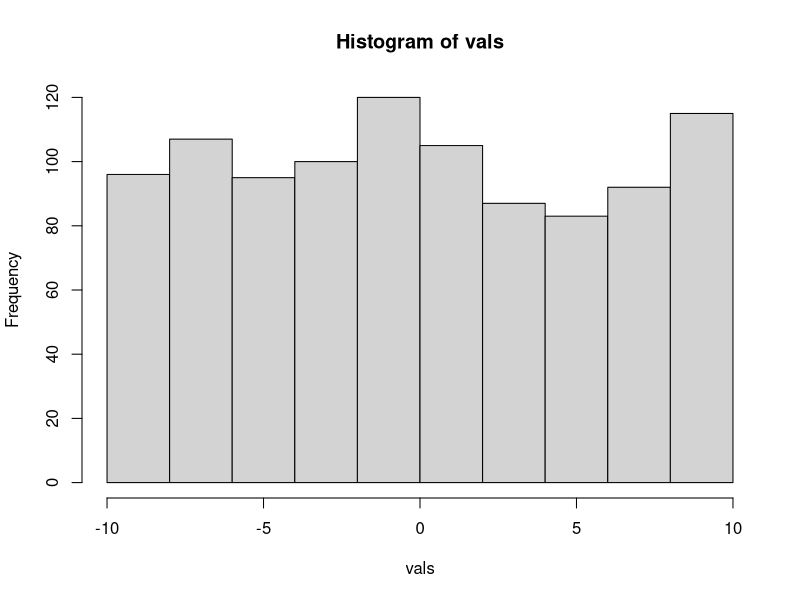
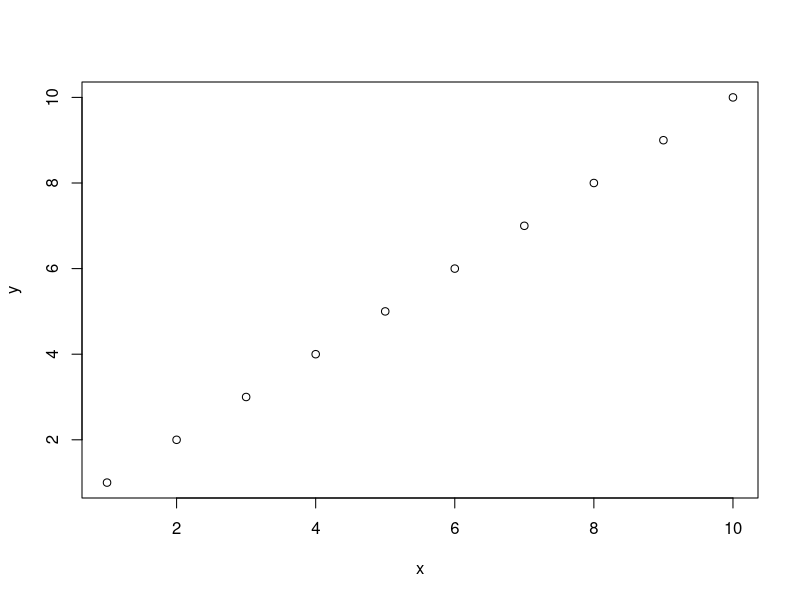
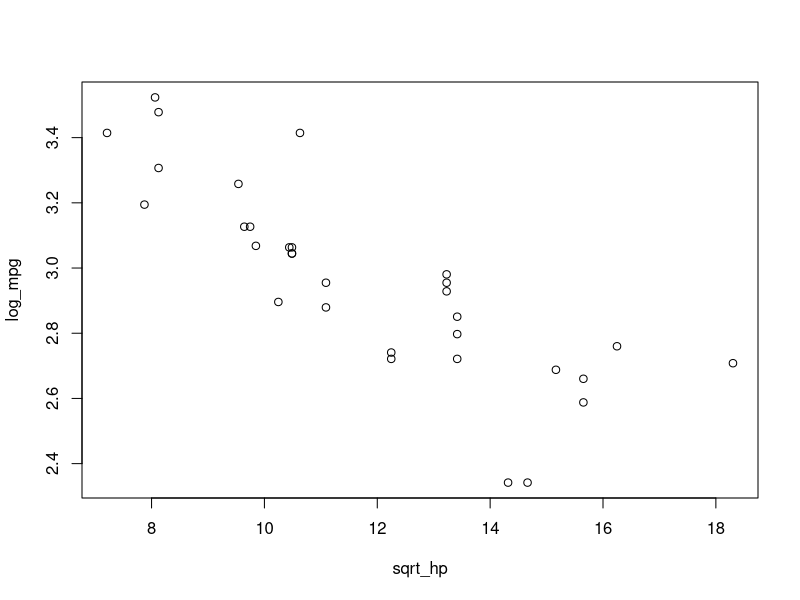
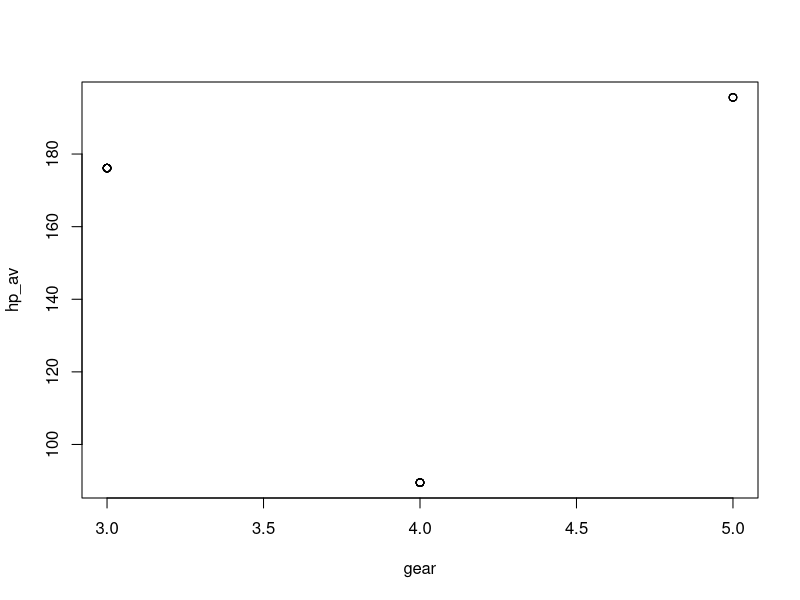
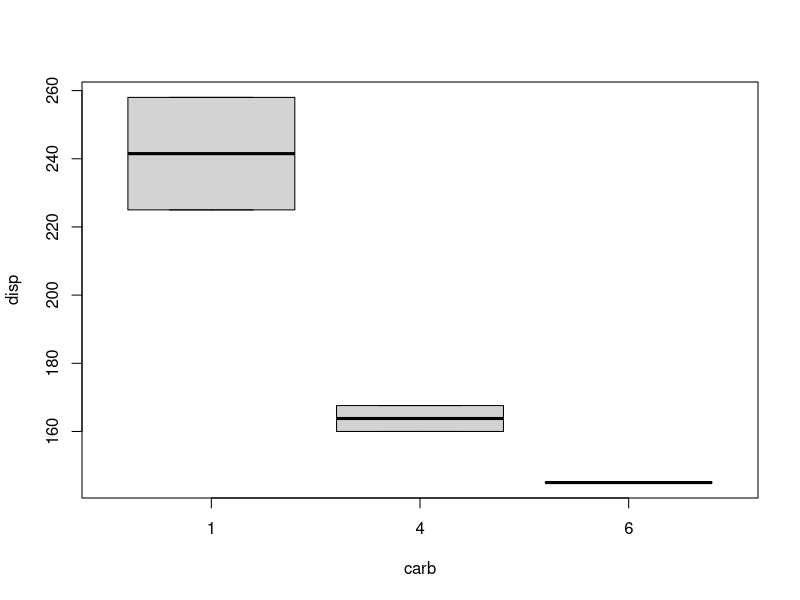
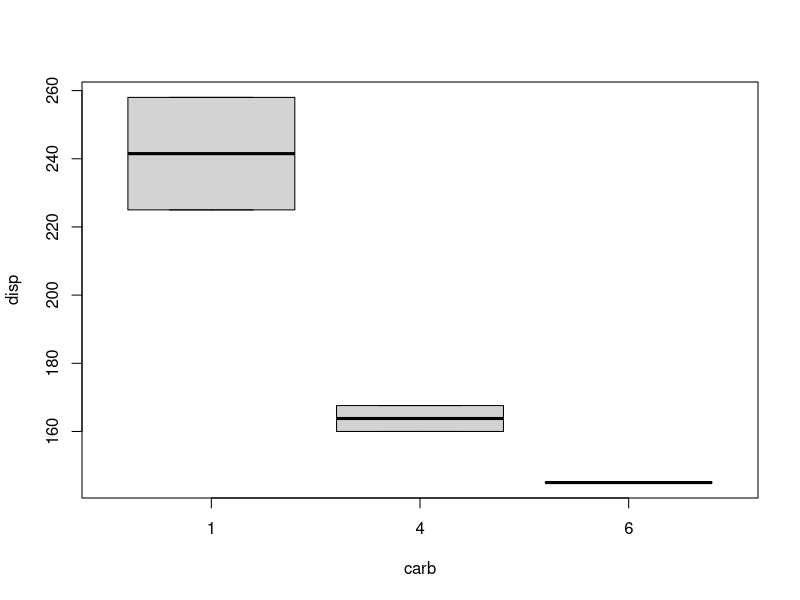

Generate these figures, in order, with R:
#'------------------------------------------
#'Sampling and Simulation Lab
#'Julia McCartney
#'9-18-2020
#'https://biol607.github.io/lab/02_sim_samp.html#5_Bootstrapped_Standard_Errors
#'------------------------------------------

#Accuracy - lack of bias and representativeness
# lower ci not so swayed by outliers?


# Pipes ####

vec <- 1:10

# we want the log of the sqrt of the length of vec
len <- length(vec)
sq <- sqrt(len)
log(sq)

# Works but lengthy

# Could do nested functions

log(sqrt(length(vec)))

#or
log(
  sqrt(
    length(vec)
  )
)

# Welcome to the pipe!
library(magrittr)

1:10 %>% #want a vector of 1:10
  length() %>% # take its length
  sqrt() %>% # take sqrt of length
  log() # take the log

# Exercise set 1 ####

#1. . Use pipes to sum the log of 100:200.

100:200 %>% #vector 100:200
  log() %>% #take the log
  sum() # sum the log

#2. Use pipes to take the square root of the mean of 100 random uniform numbers.

runif(100, min = 0, max = 500) %>% 
  mean() %>% 
  sqrt()

#3. Let’s dive into the guts of R. Using the mtcars data frame, get 
#it’s summary and str that summary. What do you get back?

data("mtcars")

mtcars %>% 
  summary() %>% 
  str()

# Plotting with base plot ####

vals <- runif(n = 1000, min = -10, max = 10)

hist(vals)

# scatter plot
my_df <- data.frame(x=1:10, y = 1:10)

plot(y ~ x, data = my_df)

# tidyverse and dplyr ####

library(dplyr)

# mutate
mtcars2 <- mutate(mtcars, log_mpg = log(mpg))


# in base R, this also works
mtcars$log_mpg <- log(mtcars$mpg)
  
# can make multiple columns at once

mtcars2 <- mtcars %>% 
  mutate(log_mpg = log(mpg),
         sqrt_cyl = sqrt(cyl))  

# group_by
# Lets you group by a particular property and do something with it specifically

#I want to add a column that has the average mpg for each number of gears
head(mtcars2)

mtcars_group <- mtcars %>% 
  group_by(gear) %>% 
  mutate(ave_mpg = mean(mpg)) %>% 
  ungroup() # DONT FORGET TO UNGROUP
head(mtcars_group)

#tibbles are basically df but with a little bit more info on top  

# summarize
# We want to create a derived data set
# Lets say we want the avg and sd of mpg by gear AND ONLY THAT

mtcars_summary <- mtcars %>% 
  group_by(gear) %>% 
  summarize(avg_mpg = mean(mpg),
            sd_mpg = sd(mpg))

# filter (subsetting!)

#remove all data where the no of cyl = 3
mtcars_filter <- mtcars %>% 
  filter(cyl != 3)
#also filter(!(cyl=3))
  
# select (Use sparingly!)
# allows you to subset your columns, but gets rid of all other columns
  
#just MPG
mtcars %>% 
  select(mpg) %>% 
  head()

# how about everything BUT mpg?
mtcars %>% 
  select(-mpg) %>% 
  head()

#jsut a few columns
mtcars %>% 
  select(gear,carb,disp) %>% 
  head(
  )

#look into reorg?

#all columns with an m in them
mtcars %>% 
  select(contains("m"), cyl) %>% 
  head()

# Exercise set 2 ####

# DPLYR Exercises
#1. Add some columns to mtcars to plot the log of mpg by the 
#square root of hp.

mtcars_logplot <- mtcars %>% 
  mutate(log_mpg = log(mpg),
         sqrt_hp = sqrt(hp))

plot(log_mpg ~ sqrt_hp, data = mtcars_logplot)


#2. Get the average hp per gear and plot them against each other.

mtcars_hpAV <-  mtcars %>% 
  group_by(gear) %>% 
  mutate(hp_av = mean(hp)) %>% 
  ungroup()
#could have also used summarize instead of mutate and no ungroup
plot(hp_av ~ gear, data = mtcars_hpAV)
  
  
#3. Make a data fame for only 6 cylinder engines with only the 
#disp and carb columns. Create a boxplot of how carb influences disp.
# boxplot()

mtcars_6cyl <- mtcars %>% 
  filter(cyl == 6) %>% #not group by!
  select(disp, carb)
boxplot(disp ~ carb, data = mtcars_6cyl)

#how to use pipes with plots, so:
mtcars_6cyl <- mtcars %>% 
  filter(cyl == 6) %>% #not group by!
  select(disp, carb) %>% 
  boxplot(disp ~ carb, data = .) # the df being passed is a ., so we can use that place holder!

# for fun
#To understand !, for funnies, try 1:10 == 5 versus 1:10 != 5 to see the difference in output

1:10 == 5
1:10 != 5





